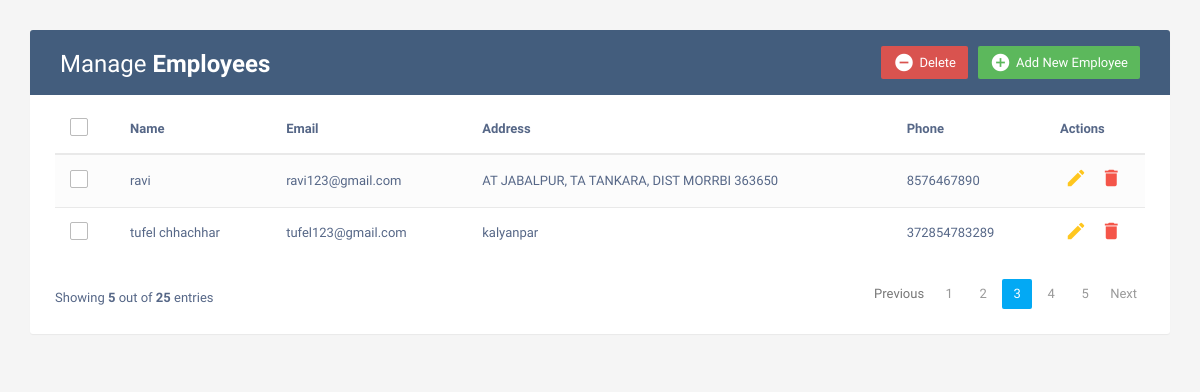
The app's page /, older data.
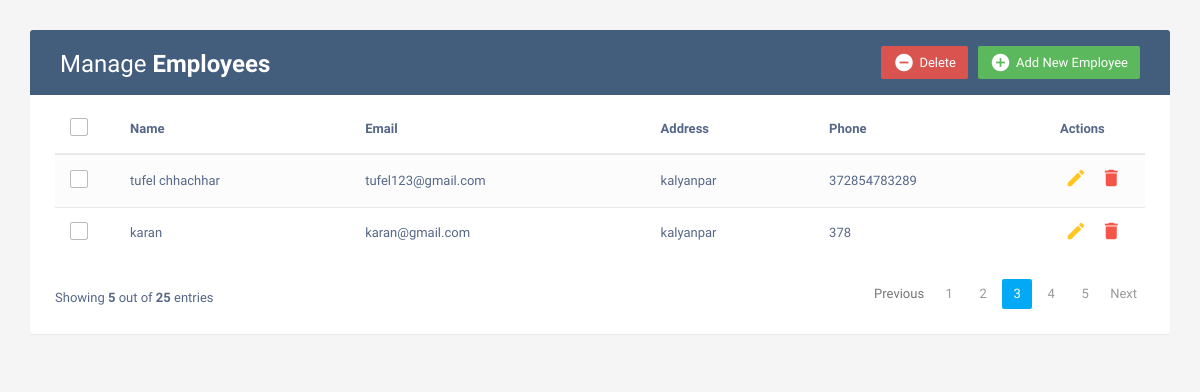
The same page, newer data.
### myapp1/models.py (models this page shows, shortened)
class Employee(models.Model):
    name = models.CharField(max_length=20)
    email = models.EmailField(unique=True)
    address = models.TextField()
    phone = models.IntegerField()

### myapp1/views.py (the view)
# urls.py: path('', views.index, name='index'),
def index(request):
    uid = Employee.objects.all()
    context = {
        'uid':uid,
    }
    return render(request, 'index.html', context)

### myapp1/templates/index.html (shortened to what this page needs)
<!DOCTYPE html>
<html lang="en">
<head>
<link rel="stylesheet" href="https://maxcdn.bootstrapcdn.com/font-awesome/4.7.0/css/font-awesome.min.css">
<link rel="stylesheet" href="https://maxcdn.bootstrapcdn.com/bootstrap/3.3.7/css/bootstrap.min.css">
  <body>
    <div class="container">
        <div class="table-wrapper">
            <div class="table-title">
                <div class="row">
                    <div class="col-sm-6">
						<h2>Manage <b>Employees</b></h2>
					</div>
					<div class="col-sm-6">
						<a href="#addEmployeeModal-{{forloop.counter}}" class="btn btn-success" data-toggle="modal"><i class="material-icons">&#xE147;</i> <span>Add New Employee</span></a>
						<a href="#deleteEmployeeModal" class="btn btn-danger" data-toggle="modal"><i class="material-icons">&#xE15C;</i> <span>Delete</span></a>
					</div>
                </div>
            </div>
            <table class="table table-striped table-hover">
                <thead>
                    <tr>
						<th>
							<span class="custom-checkbox">
								<label for="selectAll"></label>
							</span>
						</th>
                        <th>Name</th>
                        <th>Email</th>
						<th>Address</th>
                        <th>Phone</th>
                        <th>Actions</th>
                    </tr>
                </thead>
                <tbody>
                    {% for i in uid %}
                    <tr>
						<td>
							<span class="custom-checkbox">
								<label for="checkbox1"></label>
							</span>
						</td>
                        <td>{{i.name}}</td>
                        <td>{{i.email}}</td>
						<td>{{i.address}}</td>
                        <td>{{i.phone}}</td>
                        <td>
                            <a href="#editEmployeeModal-{{forloop.counter}}" class="edit" data-toggle="modal"><i class="material-icons" data-toggle="tooltip" title="Edit">&#xE254;</i></a>
                            <a href="#deleteEmployeeModal-{{forloop.counter}}" class="delete" data-toggle="modal"><i class="material-icons" data-toggle="tooltip" title="Delete">&#xE872;</i></a>
                        </td>
                    </tr>
                    {% endfor %}
                </tbody>
            </table>
			<div class="clearfix">
                <div class="hint-text">Showing <b>5</b> out of <b>25</b> entries</div>
                <ul class="pagination">
                    <li class="page-item disabled"><a href="#">Previous</a></li>
                    <li class="page-item"><a href="#" class="page-link">1</a></li>
                    <li class="page-item"><a href="#" class="page-link">2</a></li>
                    <li class="page-item active"><a href="#" class="page-link">3</a></li>
                    <li class="page-item"><a href="#" class="page-link">4</a></li>
                    <li class="page-item"><a href="#" class="page-link">5</a></li>
                    <li class="page-item"><a href="#" class="page-link">Next</a></li>
                </ul>
            </div>
        </div>
    </div>
</body>
</html>

### myapp1/templates/index.html (style rules this page uses)
body { color: #566787; background: #f5f5f5; font-family: 'Varela Round', sans-serif; font-size: 13px; }
.table-wrapper { background: #fff; padding: 20px 25px; margin: 30px 0; border-radius: 3px; box-shadow: 0 1px 1px rgba(0,0,0,.05); }
.table-title { padding-bottom: 15px; background: #435d7d; color: #fff; padding: 16px 30px; margin: -20px -25px 10px; border-radius: 3px 3px 0 0; }
.table-title h2 { margin: 5px 0 0; font-size: 24px; }
.table-title .btn { color: #fff; float: right; font-size: 13px; border: none; min-width: 50px; border-radius: 2px; border: none; outline: none !important; margin-left: 10px; }
.table-title .btn i { float: left; font-size: 21px; margin-right: 5px; }
.table-title .btn span { float: left; margin-top: 2px; }
table.table tr th, table.table tr td { border-color: #e9e9e9; padding: 12px 15px; vertical-align: middle; }
table.table tr th:first-child { width: 60px; }
table.table tr th:last-child { width: 100px; }
table.table-striped tbody tr:nth-of-type(odd) { background-color: #fcfcfc; }
table.table td:last-child i { opacity: 0.9; font-size: 22px; margin: 0 5px; }
table.table td a { font-weight: bold; color: #566787; display: inline-block; text-decoration: none; outline: none !important; }
table.table td a.edit { color: #FFC107; }
table.table td a.delete { color: #F44336; }
table.table td i { font-size: 19px; }
.pagination { float: right; margin: 0 0 5px; }
.pagination li a { border: none; font-size: 13px; min-width: 30px; min-height: 30px; color: #999; margin: 0 2px; line-height: 30px; border-radius: 2px !important; text-align: center; padding: 0 6px; }
.pagination li.active a, .pagination li.active a.page-link { background: #03A9F4; }
.hint-text { float: left; margin-top: 10px; font-size: 13px; }
.custom-checkbox { position: relative; }
.custom-checkbox label:before { width: 18px; height: 18px; }
.custom-checkbox label:before { content: ''; margin-right: 10px; display: inline-block; vertical-align: text-top; background: white; border: 1px solid #bbb; border-radius: 2px; box-sizing: border-box; z-index: 2; }

Row changes from the older to the newer data that the page shows:
removed Employee: name "ravi", email "ravi123@gmail.com", address "AT JABALPUR, TA TANKARA, DIST MORRBI 363650", phone "8576467890"
added Employee: name "karan", email "karan@gmail.com", address "kalyanpar", phone "378"
